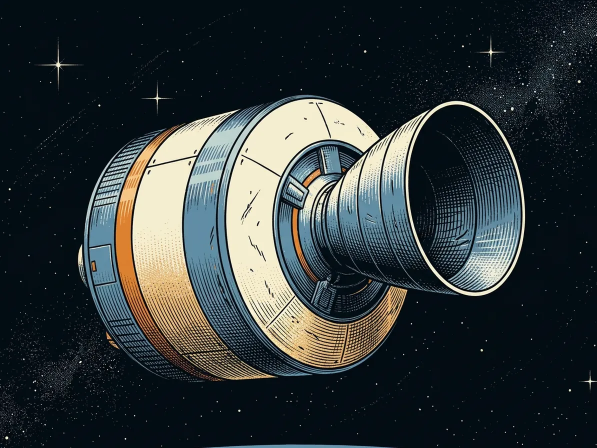
#> input picture assets/art/cards/ariane-5.webp, 1194 x 896 px, given in place of ariane-5.webp.webp, which was not available (shown at 1/2 size)
$ python art-reframe.py ../assets/art/cards/ariane-5.webp 1.0 5 5
#> lines starting #> are read from the running program, lines starting #| are printed output that depends on the picture
# Kept from 2026-10-20 (Sevaan: geodetic was left-heavy). Writes <key>-new.png in the current folder; import it with scripts/import-art.py.
# Re-centre a card picture: shrink it, place the subject in the middle, and have Nano Banana Pro paint only the empty
# margin to match. Usage: reframe.py <art key> <scale> <dx> <dy>   (dx, dy = where the shrunk picture's top-left goes)
import base64, json, subprocess, sys, urllib.request, os, time
from PIL import Image
URL = 'https://aiplatform.googleapis.com/v1/projects/sky-collector-510722/locations/global/publishers/google/models/gemini-3-pro-image:generateContent'
key, sc, dx, dy = sys.argv[1], float(sys.argv[2]), int(sys.argv[3]), int(sys.argv[4])
src = Image.open(f'/Users/sevaan/Documents/Sky Collector/assets/art/cards/{key}.webp').convert('RGB'); W, H = src.size
#> further down, src is the input picture: PIL image 1194x896 RGB; mean R, G, B 48.1, 56, 57.3
#> after `W, H = src.size`: W = 1194; H = 896
small = src.resize((round(W * sc), round(H * sc)), Image.LANCZOS)
canvas = Image.new('RGB', (W, H), (255, 0, 255)); canvas.paste(small, (dx, dy)); canvas.save(f'{key}-guide.png')
#> after `canvas = Image.new('RGB', (W, H), (255, 0, 255))`:
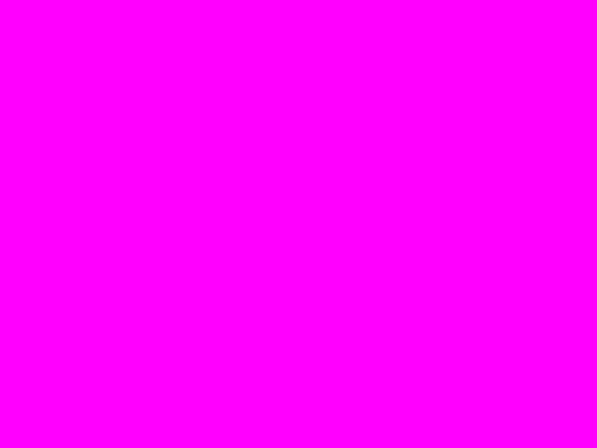
#> canvas: PIL image 1194x896 RGB (shown at 1/2 size); mean R, G, B 255, 0, 255
#> after `canvas.paste(small, (dx, dy))`:
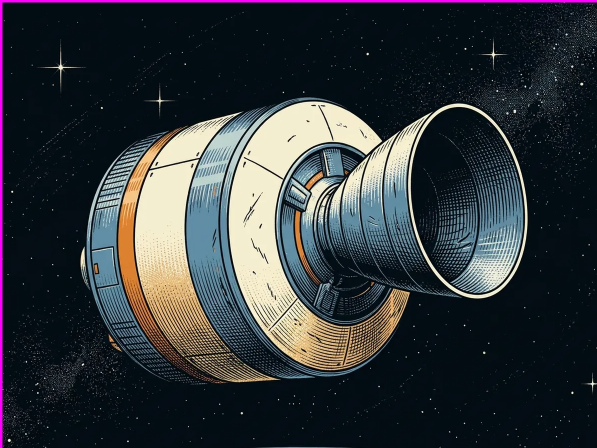
#> canvas: PIL image 1194x896 RGB (shown at 1/2 size); mean R, G, B 50.4, 55.7, 59.3
#> (the run stopped early here; a loop or call above may not have finished)

$ run again, on assets/art/cards/draw-alsat-2.webp
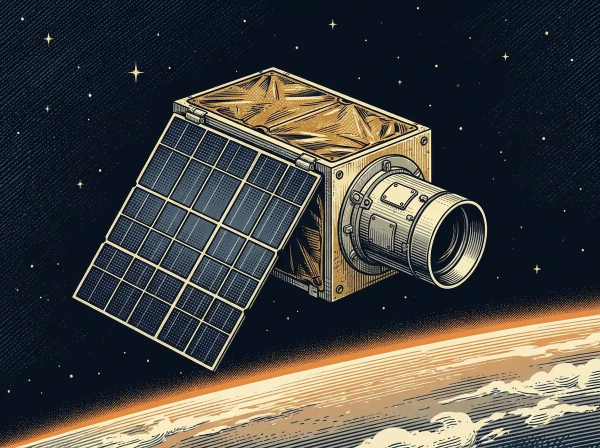
#> input picture assets/art/cards/draw-alsat-2.webp, 1200 x 896 px, given in place of draw-alsat-2.webp.webp, which was not available (shown at 1/2 size)
#> src is the input picture: PIL image 1200x896 RGB; mean R, G, B 70.4, 69.4, 66.5
#> `canvas.paste(small, (dx, dy))`:
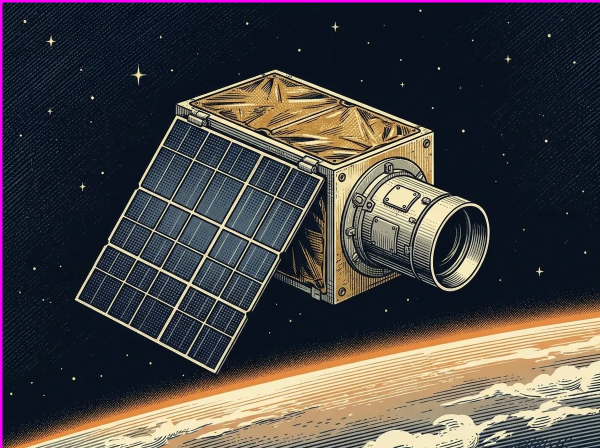
#> canvas: PIL image 1200x896 RGB (shown at 1/2 size); mean R, G, B 71.8, 68.4, 68

$ run again, on assets/art/cards/draw-ariane-5-eca-maqsat.webp
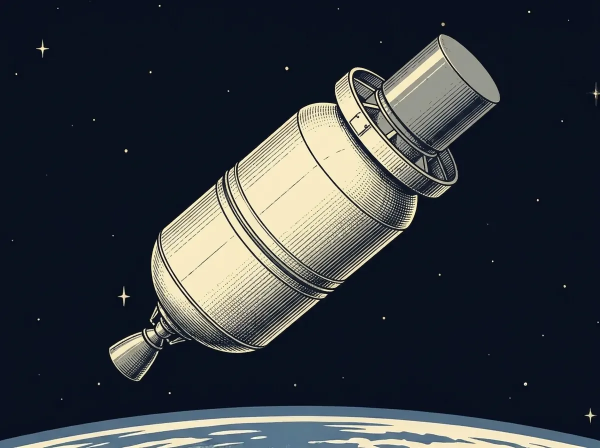
#> input picture assets/art/cards/draw-ariane-5-eca-maqsat.webp, 1200 x 896 px, given in place of draw-ariane-5-eca-maqsat.webp.webp, which was not available (shown at 1/2 size)
#> src is the input picture: PIL image 1200x896 RGB; mean R, G, B 51.5, 56.8, 62.4
#> `canvas.paste(small, (dx, dy))`:
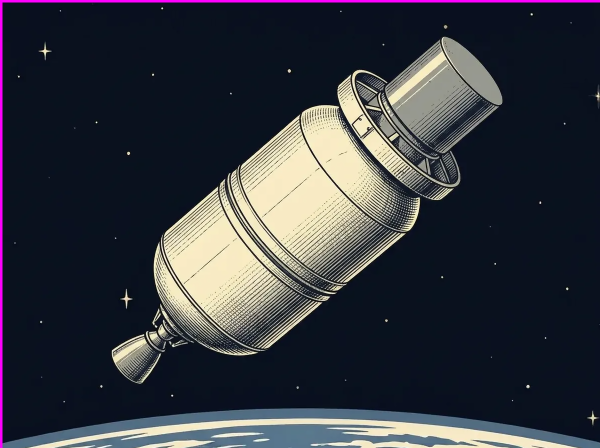
#> canvas: PIL image 1200x896 RGB (shown at 1/2 size); mean R, G, B 53, 55.8, 63.8

$ run again, on assets/art/cards/draw-asnaro-1.webp
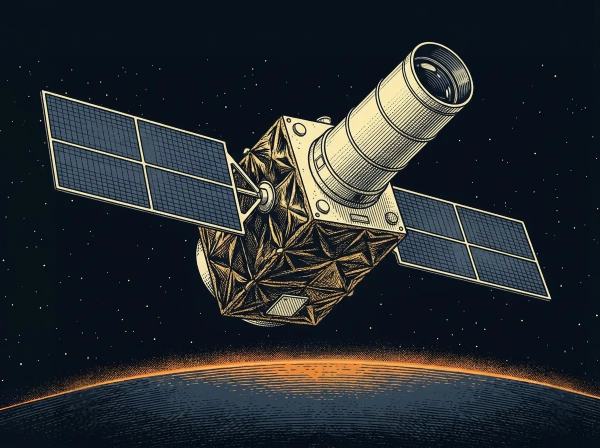
#> input picture assets/art/cards/draw-asnaro-1.webp, 1200 x 896 px, given in place of draw-asnaro-1.webp.webp, which was not available (shown at 1/2 size)
#> src is the input picture: PIL image 1200x896 RGB; mean R, G, B 38.9, 43.8, 47.2
#> `canvas.paste(small, (dx, dy))`:
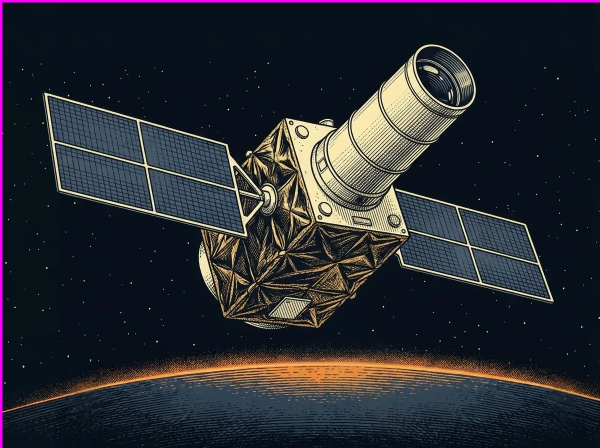
#> canvas: PIL image 1200x896 RGB (shown at 1/2 size); mean R, G, B 41.3, 43.6, 49.4
